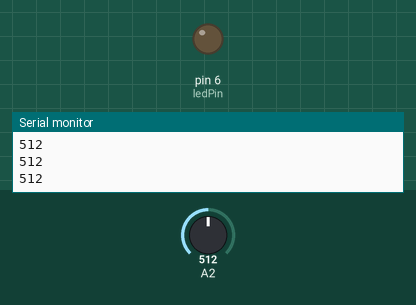
Recording of a sketch running on a simulated Arduino Uno, built with avr-gcc and run on an emulated ATmega328P. On the bench: output pins drawn as LEDs (lit = HIGH), the last lines printed to the serial monitor. The test bench sets the inputs (shaded band); at power-on: A2 = 512.

Above: at 1.2 s.
1.3 s: A2 set to 481
At 2.2 s:
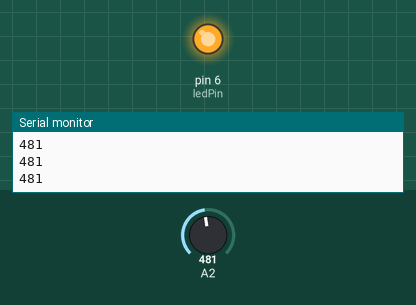
2.8 s: A2 set to 510
At 3.4 s:
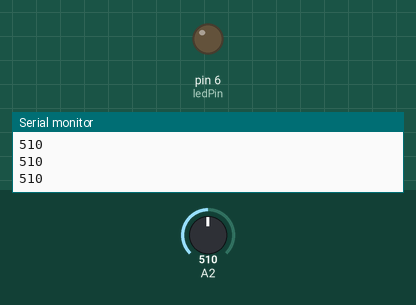
4.3 s: A2 set to 490
At 5.7 s:
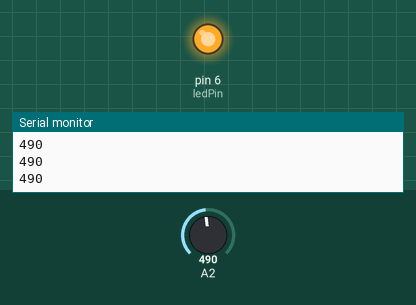
Timing chart, 0 to 7.3 s (numbered marks = the images above; inputs shaded):
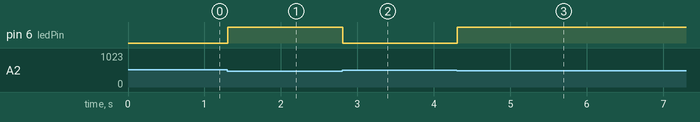

Measured:
- the behaviour switches between 500 and 499 on A2 (found by bisection; images 0 and 1)
- after the input at 1.3 s, pin 6 (ledPin): LOW → HIGH at once
- after the input at 2.8 s, pin 6 (ledPin): HIGH → LOW at once
- after the input at 4.3 s, pin 6 (ledPin): LOW → HIGH at once

The sketch:

FDIZLL1I0YGCIOA.ino
```cpp
int ledPin = 6;
const int limit = 500; //set threshold value for dark vs light

void setup()
{
	Serial.begin(9600);
	pinMode(ledPin, OUTPUT);
}

void loop()
{
	int light = analogRead(A2);
	Serial.println(light);
	delay(5);

	if (light < limit)
	{
		digitalWrite(ledPin, HIGH);
	}
	else
	{
		digitalWrite(ledPin, LOW);
	}
}
```
